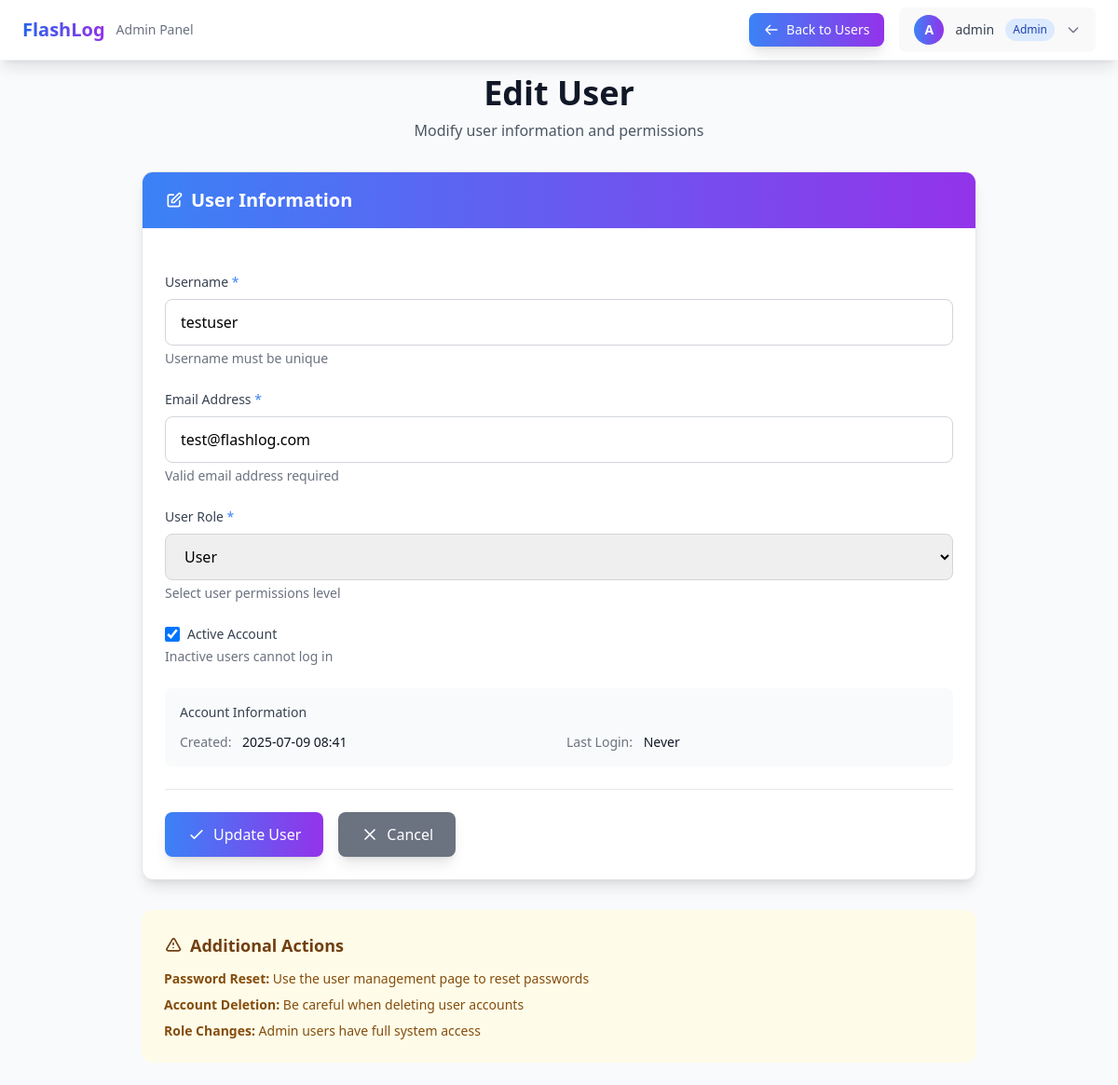
Page /admin/users/2/edit (signed in) on the committed database.
### tables this page shows
CREATE TABLE users (
            id INTEGER PRIMARY KEY AUTOINCREMENT,
            username TEXT UNIQUE NOT NULL,
            email TEXT UNIQUE NOT NULL,
            password_hash TEXT NOT NULL,
            created_at TIMESTAMP DEFAULT CURRENT_TIMESTAMP,
            last_login TIMESTAMP,
            is_active BOOLEAN DEFAULT 1,
            role TEXT DEFAULT 'user'
        );

### flashlog/app/admin.py (the view, shortened to what this page needs)
@admin.route('/users/<int:user_id>/edit', methods=['GET', 'POST'])
@login_required
@admin_required
def edit_user(user_id):
    from datetime import datetime
    conn = get_db_connection()
    user_raw = conn.execute('SELECT * FROM users WHERE id = ?', (user_id,)).fetchone()
    conn.close()
    if not user_raw:
        flash('User not found!', 'error')
        return redirect(url_for('admin.users'))
    user = dict(user_raw)
    if user['created_at']:
        try:
            user['created_at'] = datetime.fromisoformat(user['created_at'].replace('Z', '+00:00'))
        except (ValueError, AttributeError):
            user['created_at'] = None
    if user['last_login']:
        try:
            user['last_login'] = datetime.fromisoformat(user['last_login'].replace('Z', '+00:00'))
        except (ValueError, AttributeError):
            user['last_login'] = None
    return render_template('admin/edit_user.html', user=user)

### flashlog/app/auth.py (called while the page is built)
def get_db_connection():
    conn = sqlite3.connect('flashlog/users.db')
    conn.row_factory = sqlite3.Row
    return conn

def admin_required(f):
    from functools import wraps
    @wraps(f)
    def decorated_function(*args, **kwargs):
        if 'role' not in session or session['role'] != 'admin':
            flash('Admin access required!', 'error')
            return redirect(url_for('dashboard.index'))
        return f(*args, **kwargs)
    return decorated_function

    @property
    def is_authenticated(self):
        return True

### flashlog/templates/admin/edit_user.html (shortened to what this page needs)
<!DOCTYPE html>
<html lang="en">
<head>
    <script src="https://cdn.tailwindcss.com"></script>
</head>
<body class="bg-gray-50 dark:bg-gray-900 min-h-screen">
    <nav class="fixed top-0 left-0 w-full z-50 bg-white/95 dark:bg-gray-900/95 backdrop-blur-md border-b border-gray-200/50 dark:border-gray-700/50 shadow-lg shadow-gray-900/10">
        <div class="max-w-7xl mx-auto flex items-center justify-between h-16 px-6">
            <div class="flex items-center gap-3">
                <div class="relative group">
                    <div class="font-bold text-xl text-gray-900 dark:text-white bg-gradient-to-r from-blue-600 to-purple-600 bg-clip-text text-transparent">
                    </div>
                </div>
                <span class="text-sm text-gray-500 dark:text-gray-400">Admin Panel</span>
            </div>
            <div class="flex items-center gap-4">
                <a href="{{ url_for('admin.users') }}" class="inline-flex items-center px-4 py-2 bg-gradient-to-r from-blue-500 to-purple-600 hover:from-blue-600 hover:to-purple-700 text-white text-sm font-medium rounded-lg shadow-lg hover:shadow-xl transition-all duration-200 transform hover:scale-105">
                    <svg class="w-4 h-4 mr-2" fill="none" stroke="currentColor" viewBox="0 0 24 24">
                        <path stroke-linecap="round" stroke-linejoin="round" stroke-width="2" d="M10 19l-7-7m0 0l7-7m-7 7h18"></path>
                    </svg>
                    Back to Users
                </a>
                <div class="relative group">
                    <div class="flex items-center gap-3 px-4 py-2 bg-gray-100/50 dark:bg-gray-800/50 rounded-lg cursor-pointer hover:bg-gray-200/50 dark:hover:bg-gray-700/50 transition-all duration-200">
                        <div class="w-8 h-8 bg-gradient-to-r from-blue-500 to-purple-600 rounded-full flex items-center justify-center text-white font-semibold text-sm">
                            {{ session.username[0].upper() }}
                        </div>
                        <span class="text-sm font-medium text-gray-700 dark:text-gray-300">{{ session.username }}</span>
                        <span class="px-2 py-1 bg-blue-100 text-blue-800 dark:bg-blue-900 dark:text-blue-200 text-xs font-medium rounded-full">Admin</span>
                        <svg class="w-4 h-4 text-gray-500 dark:text-gray-400 transition-transform duration-200 group-hover:rotate-180" fill="none" stroke="currentColor" viewBox="0 0 24 24">
                            <path stroke-linecap="round" stroke-linejoin="round" stroke-width="2" d="M19 9l-7 7-7-7"></path>
                        </svg>
                    </div>
                </div>
            </div>
        </div>
    </nav>
    <main class="pt-20 pb-6 px-6">
        <div class="max-w-4xl mx-auto">
            <div class="text-center mb-8 fade-in">
                <h1 class="text-4xl font-bold text-gray-900 dark:text-white mb-2">Edit User</h1>
                <p class="text-gray-600 dark:text-gray-400">Modify user information and permissions</p>
            </div>
            <div class="bg-white dark:bg-gray-800 rounded-xl shadow-lg border border-gray-200 dark:border-gray-700 overflow-hidden fade-in">
                                    <div class="bg-gradient-to-r from-blue-500 to-purple-600 px-6 py-4">
                    <h2 class="text-xl font-semibold text-white flex items-center">
                        <svg class="w-5 h-5 mr-2" fill="none" stroke="currentColor" viewBox="0 0 24 24">
                            <path stroke-linecap="round" stroke-linejoin="round" stroke-width="2" d="M11 5H6a2 2 0 00-2 2v11a2 2 0 002 2h11a2 2 0 002-2v-5m-1.414-9.414a2 2 0 112.828 2.828L11.828 15H9v-2.828l8.586-8.586z"></path>
                        </svg>
                        User Information
                    </h2>
                </div>
                <form method="POST" class="p-6 space-y-6">
                    <div>
                        <label for="username" class="block text-sm font-medium text-gray-700 dark:text-gray-300 mb-2">
                            Username <span class="text-blue-500">*</span>
                        </label>
                        <input type="text"
                               id="username"
                               name="username"
                               value="{{ user.username }}"
                               required
                               class="w-full px-4 py-3 border border-gray-300 dark:border-gray-600 rounded-lg focus:ring-2 focus:ring-blue-500 focus:border-transparent dark:bg-gray-700 dark:text-white transition-colors"
                               placeholder="Enter username">
                        <p class="mt-1 text-sm text-gray-500 dark:text-gray-400">Username must be unique</p>
                    </div>
                    <div>
                        <label for="email" class="block text-sm font-medium text-gray-700 dark:text-gray-300 mb-2">
                            Email Address <span class="text-blue-500">*</span>
                        </label>
                        <input type="email"
                               id="email"
                               name="email"
                               value="{{ user.email }}"
                               required
                               class="w-full px-4 py-3 border border-gray-300 dark:border-gray-600 rounded-lg focus:ring-2 focus:ring-blue-500 focus:border-transparent dark:bg-gray-700 dark:text-white transition-colors"
                               placeholder="user@example.com">
                        <p class="mt-1 text-sm text-gray-500 dark:text-gray-400">Valid email address required</p>
                    </div>
                    <div>
                        <label for="role" class="block text-sm font-medium text-gray-700 dark:text-gray-300 mb-2">
                            User Role <span class="text-blue-500">*</span>
                        </label>
                        <select id="role"
                                name="role"
                                required
                                class="w-full px-4 py-3 border border-gray-300 dark:border-gray-600 rounded-lg focus:ring-2 focus:ring-blue-500 focus:border-transparent dark:bg-gray-700 dark:text-white transition-colors">
                            <option value="user" {% if user.role == 'user' %}selected{% endif %}>User</option>
                        </select>
                        <p class="mt-1 text-sm text-gray-500 dark:text-gray-400">Select user permissions level</p>
                    </div>
                    <div>
                        <label class="flex items-center">
                            <input type="checkbox"
                                   name="is_active"
                                   {% if user.is_active %}checked{% endif %}
                                   class="w-4 h-4 text-blue-600 bg-gray-100 border-gray-300 rounded focus:ring-blue-500 dark:focus:ring-blue-600 dark:ring-offset-gray-800 focus:ring-2 dark:bg-gray-700 dark:border-gray-600">
                            <span class="ml-2 text-sm font-medium text-gray-700 dark:text-gray-300">Active Account</span>
                        </label>
                        <p class="mt-1 text-sm text-gray-500 dark:text-gray-400">Inactive users cannot log in</p>
                    </div>
                    <div class="bg-gray-50 dark:bg-gray-700 rounded-lg p-4">
                        <h3 class="text-sm font-medium text-gray-700 dark:text-gray-300 mb-3">Account Information</h3>
                        <div class="grid grid-cols-1 md:grid-cols-2 gap-4 text-sm">
                            <div>
                                <span class="text-gray-500 dark:text-gray-400">Created:</span>
                                <span class="text-gray-900 dark:text-white ml-2">
                                    {% if user.created_at %}
                                        {% if user.created_at is string %}
                                            {{ user.created_at }}
                                        {% else %}
                                            {{ user.created_at.strftime('%Y-%m-%d %H:%M') }}
                                        {% endif %}
                                    {% else %}
                                        N/A
                                    {% endif %}
                                </span>
                            </div>
                            <div>
                                <span class="text-gray-500 dark:text-gray-400">Last Login:</span>
                                <span class="text-gray-900 dark:text-white ml-2">
                                    {% if user.last_login %}
                                        {% if user.last_login is string %}
                                            {{ user.last_login }}
                                        {% else %}
                                            {{ user.last_login.strftime('%Y-%m-%d %H:%M') }}
                                        {% endif %}
                                    {% else %}
                                        Never
                                    {% endif %}
                                </span>
                            </div>
                        </div>
                    </div>
                    <div class="flex flex-wrap gap-4 pt-6 border-t border-gray-200 dark:border-gray-700">
                        <button type="submit"
                                class="inline-flex items-center px-6 py-3 bg-gradient-to-r from-blue-500 to-purple-600 hover:from-blue-600 hover:to-purple-700 text-white font-medium rounded-lg shadow-lg hover:shadow-xl transition-all duration-200 transform hover:scale-105">
                            <svg class="w-5 h-5 mr-2" fill="none" stroke="currentColor" viewBox="0 0 24 24">
                                <path stroke-linecap="round" stroke-linejoin="round" stroke-width="2" d="M5 13l4 4L19 7"></path>
                            </svg>
                            Update User
                        </button>
                        <a href="{{ url_for('admin.users') }}"
                           class="inline-flex items-center px-6 py-3 bg-gray-500 hover:bg-gray-600 text-white font-medium rounded-lg shadow-lg hover:shadow-xl transition-all duration-200 transform hover:scale-105">
                            <svg class="w-5 h-5 mr-2" fill="none" stroke="currentColor" viewBox="0 0 24 24">
                                <path stroke-linecap="round" stroke-linejoin="round" stroke-width="2" d="M6 18L18 6M6 6l12 12"></path>
                            </svg>
                            Cancel
                        </a>
                    </div>
                </form>
            </div>
            <div class="mt-8 bg-yellow-50 dark:bg-yellow-900/20 rounded-xl p-6 fade-in">
                <h3 class="text-lg font-semibold text-yellow-900 dark:text-yellow-100 mb-3 flex items-center">
                    <svg class="w-5 h-5 mr-2" fill="none" stroke="currentColor" viewBox="0 0 24 24">
                        <path stroke-linecap="round" stroke-linejoin="round" stroke-width="2" d="M12 9v2m0 4h.01m-6.938 4h13.856c1.54 0 2.502-1.667 1.732-2.5L13.732 4c-.77-.833-1.964-.833-2.732 0L3.732 16.5c-.77.833.192 2.5 1.732 2.5z"></path>
                    </svg>
                    Additional Actions
                </h3>
                <div class="text-sm text-yellow-800 dark:text-yellow-200 space-y-2">
                    <p><strong>Password Reset:</strong> Use the user management page to reset passwords</p>
                    <p><strong>Account Deletion:</strong> Be careful when deleting user accounts</p>
                    <p><strong>Role Changes:</strong> Admin users have full system access</p>
                </div>
            </div>
        </div>
    </main>
</body>
</html>

### flashlog/templates/admin/edit_user.html (style rules this page uses)
.fade-in { animation: fadeIn 0.6s ease-out; }

### rows in the picture
users: username "testuser", email "test@flashlog.com", role "User", is_active "☑"

### other values in the picture
{{ session.username[0].upper() }} "A"
{{ session.username }} "admin"
{{ user.created_at.strftime('%Y-%m-%d %H:%M') }} "2025-07-09 08:41"
